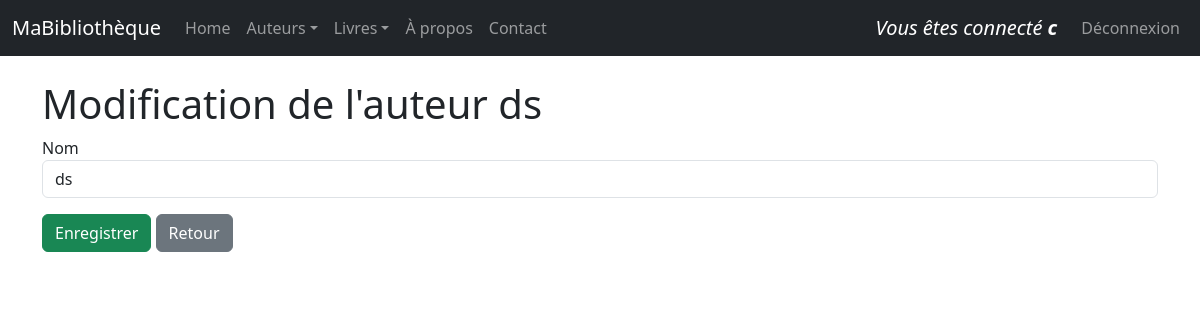
The page /auteurs/69/update/ (signed in) on the database as committed earlier.
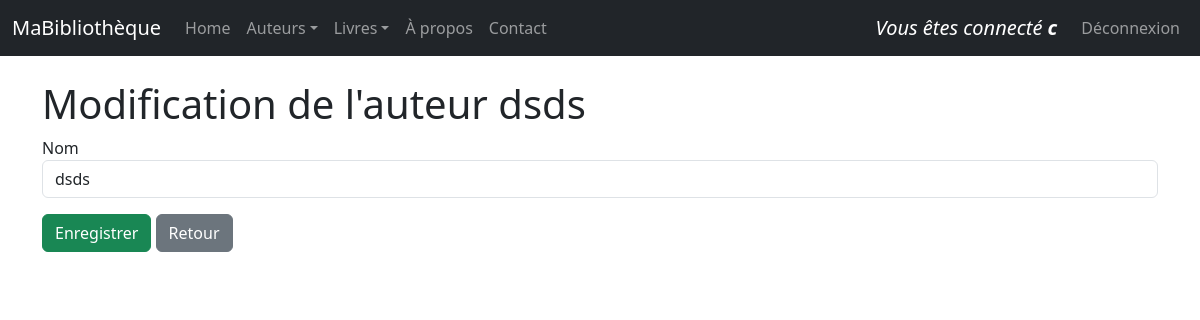
The same page on the database as committed later.
### monApp/models.py (models this page shows, shortened)
class Auteur(db.Model):
    idA = db.Column(db.Integer, primary_key=True)
    Nom = db.Column(db.String(100), unique=True, nullable=False)

### monApp/views.py (the view)
@app.route('/auteurs/<idA>/update/')
@login_required
def updateAuteur(idA):
    unAuteur = Auteur.query.get(idA)
    unForm = FormAuteur(idA=unAuteur.idA , Nom=unAuteur.Nom)
    return render_template("auteur_update.html",selectedAuteur=unAuteur, updateForm=unForm)

### monApp/forms.py
class FormAuteur(FlaskForm):
    idA = HiddenField('idA')
    Nom = StringField('Nom', validators=[DataRequired()])

### monApp/models.py (called while the page is built)
@login_manager.user_loader
def load_user(username):
    return db.session.get(User, username)

### monApp/templates/auteur_update.html (shortened to what this page needs)
{% extends "base.html" %}
{% block main %}
    <h1>Modification de l'auteur {{ selectedAuteur.Nom }}</h1>
    <form role="form" method="POST" action="{{ url_for('saveAuteur') }}">
        <div
            {% if updateForm.Nom.errors %}
                class="form-group has-error"
            {% else %}
                class="form-group mb-3"
            {% endif %}
        >
            {{ updateForm.Nom.label }}
            {{ updateForm.Nom(size=50, class_="form-control") }}
        </div>
        <input class="btn btn-success" type="submit" value="Enregistrer">
        <a href="{{ url_for('getAuteurs') }}" class="btn btn-secondary">Retour</a>
    </form>
{% endblock %}

Rows that differ between the two databases and show on the page:
changed Auteur: Nom "ds" → "dsds"
